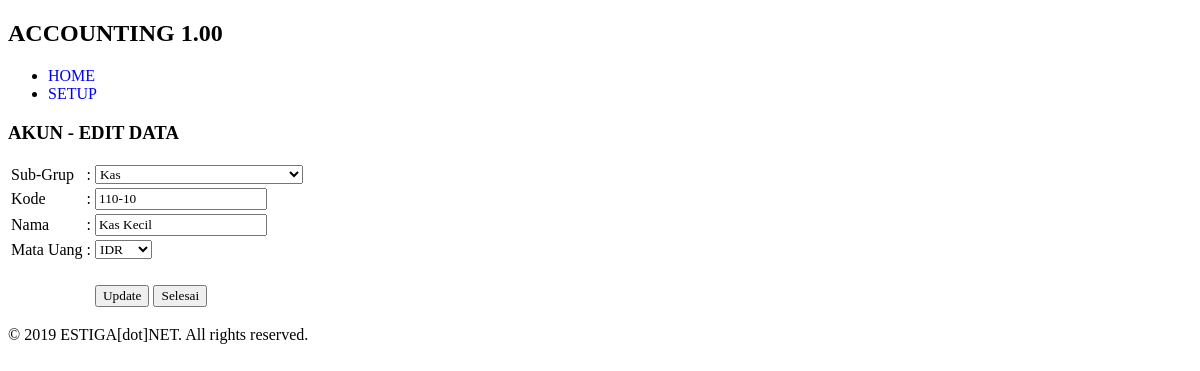
Page /index.php/t004_akun/edit/107 on the committed database.
### tables this page shows
CREATE TABLE `t004_akun` (
  `id` int(11) NOT NULL,
  `kode` varchar(50) DEFAULT NULL,
  `nama` varchar(50) DEFAULT NULL,
  `subgrup_id` int(11) DEFAULT NULL,
  `user_id` int(11) DEFAULT NULL,
  `matauang_id` int(11) DEFAULT NULL
);

CREATE TABLE `t002_subgrup` (
  `id` int(11) NOT NULL,
  `grup_id` int(11) DEFAULT NULL,
  `kode` varchar(50) DEFAULT NULL,
  `nama` varchar(50) DEFAULT NULL
);

CREATE TABLE `t003_matauang` (
  `id` int(11) NOT NULL,
  `kode` varchar(50) DEFAULT NULL,
  `nama` varchar(50) DEFAULT NULL
);

### application/controllers/t004_akun.php (called while the page is built, shortened)
<?php
class t004_akun extends CI_Controller {
	public function __construct() {
		$this->load->model('t004_akunm');
		$this->load->model('t002_subgrupm');
		$this->load->model('t003_matauangm');
	}
	public function edit($id, $hapus = null) {
		$data['rs_subgrup'] = $this->t002_subgrupm->ambil_data_semua();
		$data['rs_matauang'] = $this->t003_matauangm->ambil_data_semua();
		$data['r'] = $this->t004_akunm->ambil_data_by_id($id)->row();
		$this->load->view('layout/header');
		if ($hapus == 1) {
			$this->load->view('t004_akunh', $data);
		}
		else {
			$this->load->view('t004_akune', $data);
		}
		$this->load->view('layout/footer');
	}
}

### index.php (called while the page is built, shortened)
<?php
require_once BASEPATH.'core/CodeIgniter.php';

### application/models/t004_akunm.php (called while the page is built, shortened)
<?php
class t004_akunm extends CI_Model {
	public function ambil_data_by_id($id) {
		$q = '
			select
				ak.*,
				ma.nama as matauang_nama,
				sg.nama as subgrup_nama,
				g.id as grup_id,
				g.name as grup_name
			from
				t004_akun ak
				left join t003_matauang ma on ak.matauang_id = ma.id
				left join t002_subgrup sg on ak.subgrup_id = sg.id
				left join t001_grup g on sg.grup_id = g.id
			where
				ak.id = '.$id.'
			order by
				sg.grup_id, sg.kode, ak.kode
		';
		return $this->db->query($q);
	}
}

### application/models/t002_subgrupm.php (called while the page is built, shortened)
<?php
class t002_subgrupm extends CI_Model {
	public function ambil_data_semua() {
		$q = '
			select
				sg.*,
				g.name as grup_name
			from
				t002_subgrup sg
				left join t001_grup g on sg.grup_id = g.id
			order by
				sg.grup_id, sg.kode
		';
		return $this->db->query($q)->result();
	}
}

### application/models/t003_matauangm.php (called while the page is built, shortened)
<?php
class t003_matauangm extends CI_Model {
	private $_table = 't003_matauang';
	public function ambil_data_semua() {
		$this->db->order_by('kode asc');
		return $this->db->get($this->_table)->result();
	}
}

### application/views/t004_akune.php (the view)
<h3>AKUN - EDIT DATA</h3>
<form action="<?php echo site_url('t004_akun/update/'.$r->id); ?>" method="post">
	<table>
		<tr>
			<td>Sub-Grup</td><td>:</td>
			<td>
				<select name="subgrup_id">
					<?php foreach ($rs_subgrup as $r_subgrup) { ?>
					<option value="<?php echo $r_subgrup->id; ?>" <?php echo ($r_subgrup->id == $r->subgrup_id) ? 'selected' : ''; ?>><?php echo $r_subgrup->nama; ?></option>
					<?php } ?>
				</select>
			</td>
		</tr>
		<tr>
			<td>Kode</td><td>:</td><td><input type="text" name="kode" value="<?php echo $r->kode; ?>"></td>
		</tr>
		<tr>
			<td>Nama</td><td>:</td><td><input type="text" name="nama" value="<?php echo $r->nama; ?>"></td>
		</tr>
		<tr>
			<td>Mata Uang</td><td>:</td>
			<td>
				<select name="matauang_id">
					<?php foreach ($rs_matauang as $r_matauang) { ?>
					<option value="<?php echo $r_matauang->id; ?>" <?php echo ($r_matauang->id == $r->matauang_id) ? 'selected' : ''; ?>><?php echo $r_matauang->nama; ?></option>
					<?php } ?>
				</select>
			</td>
		</tr>
		<tr><td>&nbsp;</td></tr>
		<tr>
			<td>&nbsp;</td><td>&nbsp;</td><td><input type="submit" value="Update"> <input type="button" value="Selesai" onclick="window.location.href='<?php echo site_url('t004_akun'); ?>'"></td>
		</tr>
	</table>
</form>

### application/views/layout/header.php (style rules this page uses)
body, select, input { font-family: calibri; }

### rows in the picture
t004_akun: subgrup_id "Kas", kode "110-10", nama "Kas Kecil", matauang_id "IDR"
